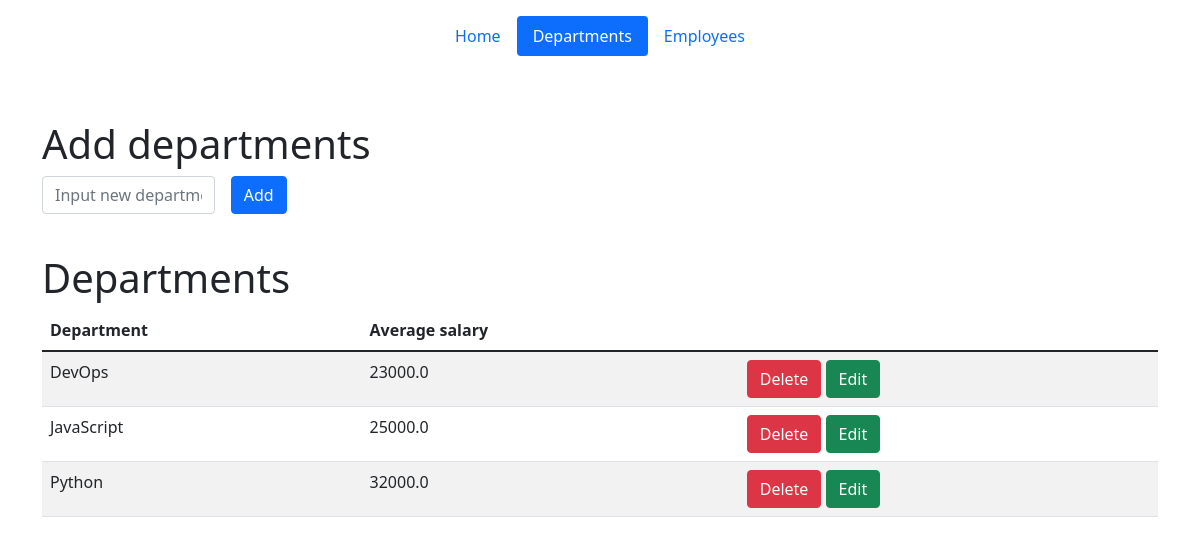
Before: /departments (signed in) with the older database file.
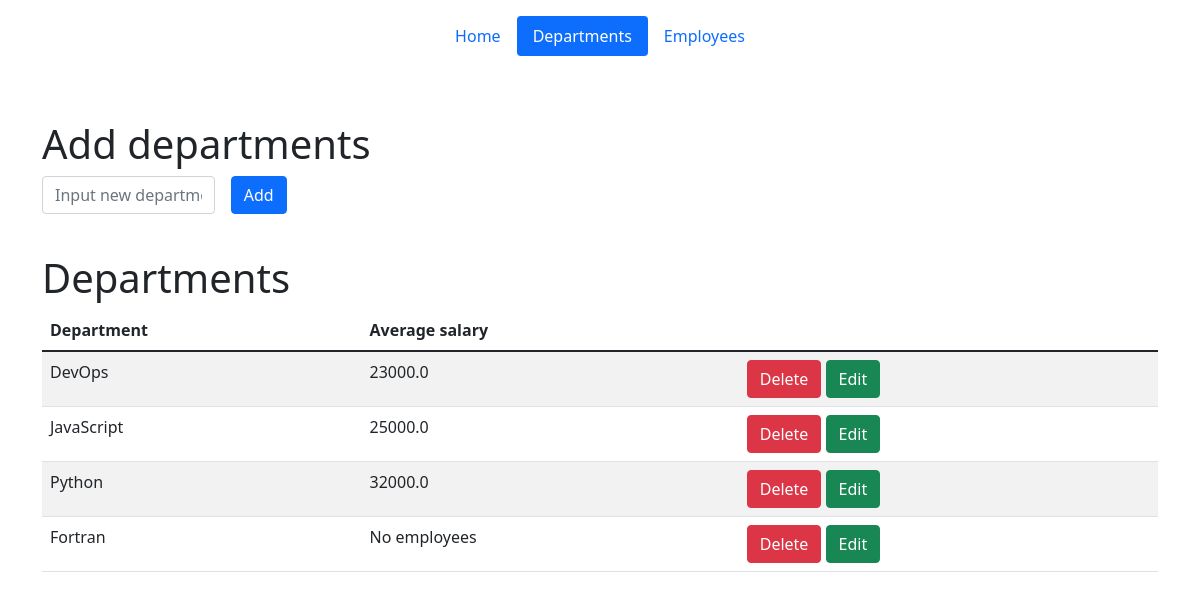
After: the same page with the newer database file.
### models/departments.py (models this page shows, shortened)
class Departments(db.Model):
    __table_args__ = {'extend_existing': True}
    id = db.Column(db.Integer, primary_key=True)
    department = db.Column(db.String(50), nullable=False)

### views/api.py (the view)
@api.route('/departments', methods=['POST', 'GET'])
@login_required
def departments_page():
    departments = Departments.query.all()
    employees = Employees.query.all()
    dnt_salary = avg_salaries(departments, employees)
    if session.get('user') == ADMIN:
        if request.method == 'POST':
            department = request.form.get('department')
            if department and not Departments.query.filter_by(department=department):
                add_dnt(department)
            return redirect('/departments')
        return render_template('departments.html', departments=departments, dnt_salary=dnt_salary)
    return render_template('departments_for_users.html', departments=departments, dnt_salary=dnt_salary)

### models/users.py (called while the page is built)
@login_manager.user_loader
def load_user(user_id):
    return User.query.get(user_id)

### service/__init__.py (called while the page is built)
def avg_salaries(departments, employees):
    dnt_salary = {}
    for dnt in departments:
        dnt_salary[dnt.department] = []
    for emp in employees:
        for dnt in departments:
            if emp.department == dnt.department:
                dnt_salary[dnt.department].append(emp.salary)
    for dnt_name in dnt_salary:
        avg_salary = None
        if dnt_salary[dnt_name]:
            avg_salary = 0
            for salary in dnt_salary[dnt_name]:
                avg_salary += salary
            avg_salary /= len(dnt_salary[dnt_name])
            dnt_salary[dnt_name] = round(avg_salary, 3)
        else:
            avg_salary = 'No employees'
            dnt_salary[dnt_name] = avg_salary
    return dnt_salary

### views/api.py (called while the page is built)
@api.before_request
def make_session_permanent():
    session.permanent = False

@api.after_request
def redirect_to_sign_in(response):
    if response.status_code == 401:
        return redirect(url_for('api.login_page') + '?next=' + request.url)
    return response

### templates/departments.html (shortened to what this page needs)
{% extends 'base.html' %}
{% block body %}
<div class="container">
        <header class="d-flex justify-content-center py-3">
          <ul class="nav nav-pills">
            <li class="nav-item"><a href="/" class="nav-link"  aria-current="page">Home</a></li>
            <li class="nav-item"><a href="/departments" class="nav-link active">Departments</a></li>
            <li class="nav-item"><a href="/employees" class="nav-link">Employees</a></li>
          </ul>
        </header>
      </div>
    <div class="container mt-5">
        <h1>Add departments</h1>
        <form method="post" class="row g-3 needs-validation">
            <div class="col-md-2">
                <input type="text" name="department" id="department" class="form-control" placeholder="Input new department">
            </div>
            <div class="col-md-2">
                <button class="btn btn-primary" type="submit">Add</button>
            </div>
            <div>
                <br>
            </div>
        </form>
        <h1>Departments</h1>
        <table id="data" class="table table-striped">
            <thead>
              <tr>
                <th>Department</th>
                  <th>Average salary</th>
                  <th></th>
              </tr>
            </thead>
            <tbody>
              {% for dnt in departments %}
                <tr>
                        {% if dnt.id == id %}
                     <form method="post" class="row g-3 needs-validation" novalidate>
                            <td>
                                <input type="text" name="department" class="form-control" value="{{ dnt.department }}">
                            </td>
                            <td>{% for dnt_name in dnt_salary %}
                              {% if dnt.department == dnt_name %}
                                {{ dnt_salary[dnt_name] }}
                              {% endif %}
                              {% endfor %}
                          </td>
                            <td>
                                <a href="/departments" class="btn btn-danger">Cancel</a>
                                <button class="btn btn-success" type="submit">Change</button>
                            </td>
                     </form>
                        {% else %}
                    <td>
                      {{ dnt.department }}
                    </td>
                  <td>{% for dnt_name in dnt_salary %}
                      {% if dnt.department == dnt_name %}
                        {{ dnt_salary[dnt_name] }}
                      {% endif %}
                      {% endfor %}
                  </td>
                     <td>
                         <a href="/departments/{{ dnt.id }}/del" class="btn btn-danger">Delete</a>
                        <a href="/departments/{{ dnt.id }}/edit" class="btn btn-success">Edit</a>
                    </td>
                    {% endif %}
                </tr>
              {% endfor %}
            </tbody>
  </table>
    </div>
{% endblock %}

### templates/base.html (shortened to what this page needs)
<!doctype html>
<html lang="en">
<head>
    <link rel="stylesheet" href="https://cdn.jsdelivr.net/npm/bootstrap@5.1.3/dist/css/bootstrap.min.css">
    <link href="/examples/vendors/bootstrap-datetimepicker/css/bootstrap-datetimepicker.min.css" rel="stylesheet">
</head>
<body>
    {% block body %}{% endblock %}
</body>
</html>

Changed rows visible on the page:
added Departments: department "Fortran", department "No employees"
